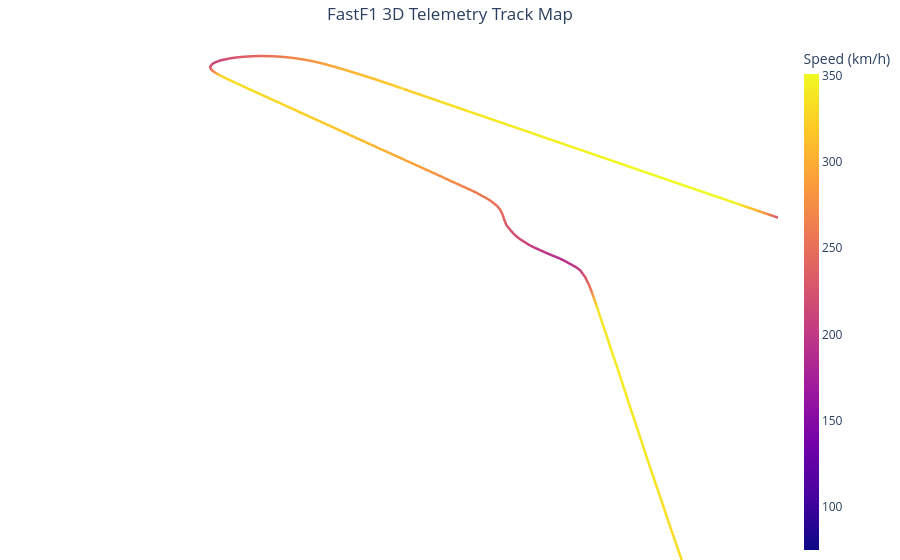

Notebook code for this chart:
### Code cell
import matplotlib.pyplot as plt
import plotly.graph_objects as go
# graph the track as a 3d render
tel = lap

x = tel["X"] / 10   # tenths of a meter → meters
y = tel["Y"] / 10
z = tel["Z"] / 10

fig = go.Figure(
    go.Scatter3d(
        x=x,
        y=y,
        z=z,
        mode="lines",
        line=dict(
            color=tel["Speed"],
            colorscale="Plasma",
            width=5,
            colorbar=dict(
                title="Speed (km/h)",
                thickness=15,
            ),
        ),
        # This adds a hover box showing the exact speed at any point on the track
        hovertemplate="X: %{x}<br>Y: %{y}<br>Z: %{z}<br>Speed: %{text} km/h<extra></extra>",
        text=tel["Speed"],
    )
)

fig.update_layout(
    scene=dict(
        aspectmode="data",
        xaxis=dict(visible=False),
        yaxis=dict(visible=False),
        zaxis=dict(visible=False),
    ),
    title=dict(
        text="FastF1 3D Telemetry Track Map",
        x=0.5,
    ),
    margin=dict(l=0, r=0, b=0, t=40),
)

fig.show()

### Figure 1 — Plotly figure (JSON) as saved in the notebook; plotly's stock layout.template omitted (floating-point values rounded to 4 significant figures; data arrays with more than 128 entries replaced by an {"elided": "..."} marker saying what was removed)
{"data": [{"hovertemplate": "X: %{x}<br>Y: %{y}<br>Z: %{z}<br>Speed: %{text} km/h<extra></extra>", "line": {"color": {"elided": "621 float values"}, "colorbar": {"thickness": 15, "title": {"text": "Speed (km/h)"}}, "colorscale": [[0, "#0d0887"], [0.1111, "#46039f"], [0.2222, "#7201a8"], [0.3333, "#9c179e"], [0.4444, "#bd3786"], [0.5556, "#d8576b"], [0.6667, "#ed7953"], [0.7778, "#fb9f3a"], [0.8889, "#fdca26"], [1, "#f0f921"]], "width": 5}, "mode": "lines", "text": {"elided": "621 float values"}, "type": "scatter3d", "x": {"elided": "621 float values"}, "y": {"elided": "621 float values"}, "z": {"elided": "621 float values"}}], "layout": {"margin": {"b": 0, "l": 0, "r": 0, "t": 40}, "scene": {"aspectmode": "data", "xaxis": {"visible": false}, "yaxis": {"visible": false}, "zaxis": {"visible": false}}, "title": {"text": "FastF1 3D Telemetry Track Map", "x": 0.5}}}
